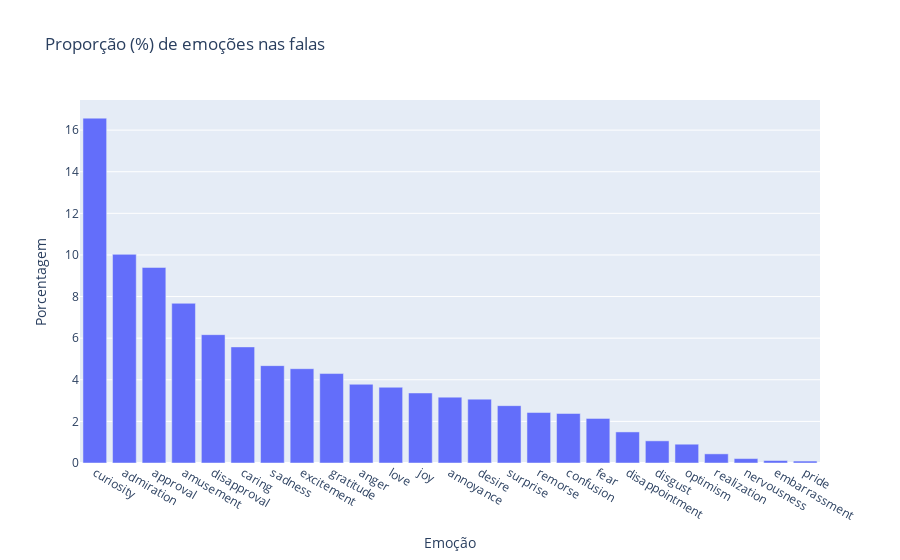

Notebook cell for this chart:
### Code cell
df_mean_scaled = characters_df[labels].mean(axis=0) * 100

df_plot = pd.DataFrame({'Emotion': df_mean_scaled.index, 'Mean Value': df_mean_scaled.values})
df_plot = df_plot.sort_values(by='Mean Value', ascending=False)
# Criar um histograma
fig = px.bar(df_plot, x='Emotion', y='Mean Value',
             title='Proporção (%) de emoções nas falas',
             labels={'Mean Value': 'Porcentagem', 'Emotion': 'Emoção'},
             category_orders={'Emotion': df_plot['Emotion']})

# Exibir o gráfico
fig.show()

### Figure 1 — Plotly figure (JSON) as saved in the notebook; plotly's stock layout.template omitted (floating-point values rounded to 4 significant figures)
{"data": [{"alignmentgroup": "True", "hovertemplate": "Emoção=%{x}<br>Porcentagem=%{y}<extra></extra>", "legendgroup": "", "marker": {"color": "#636efa", "pattern": {"shape": ""}}, "name": "", "offsetgroup": "", "orientation": "v", "showlegend": false, "textposition": "auto", "type": "bar", "x": ["curiosity", "admiration", "approval", "amusement", "disapproval", "caring", "sadness", "excitement", "gratitude", "anger", "love", "joy", "annoyance", "desire", "surprise", "remorse", "confusion", "fear", "disappointment", "disgust", "optimism", "realization", "nervousness", "embarrassment", "pride"], "xaxis": "x", "y": [16.58, 10.03, 9.4, 7.676, 6.168, 5.58, 4.68, 4.533, 4.299, 3.784, 3.641, 3.366, 3.166, 3.069, 2.757, 2.426, 2.38, 2.144, 1.494, 1.065, 0.9032, 0.4395, 0.2127, 0.1189, 0.0934], "yaxis": "y"}], "layout": {"barmode": "relative", "legend": {"tracegroupgap": 0}, "title": {"text": "Proporção (%) de emoções nas falas"}, "xaxis": {"anchor": "y", "categoryarray": ["curiosity", "admiration", "approval", "amusement", "disapproval", "caring", "sadness", "excitement", "gratitude", "anger", "love", "joy", "annoyance", "desire", "surprise", "remorse", "confusion", "fear", "disappointment", "disgust", "optimism", "realization", "nervousness", "embarrassment", "pride"], "categoryorder": "array", "domain": [0, 1], "title": {"text": "Emoção"}}, "yaxis": {"anchor": "x", "domain": [0, 1], "title": {"text": "Porcentagem"}}}}
